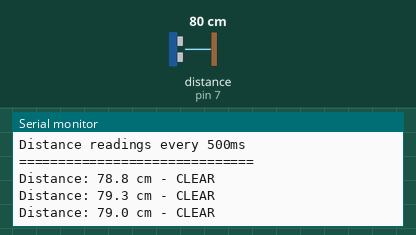
Recording of a sketch running on a simulated Arduino Uno, built with avr-gcc and run on an emulated ATmega328P. Shown: the last lines printed to the serial monitor. Wiring (inferred from the names in the program): ultrasonic range finder: trigger pin 6; echo pin 7. Inputs (shaded band) come from the test bench; at power-on: distance to the obstacle (sensor on pin 7) 80 cm. The echo pulse lasts 58.3 µs per cm.

Above: at 1.3 s.
1.4 s: distance to the obstacle (sensor on pin 7) set to 56 cm
At 1.9 s:
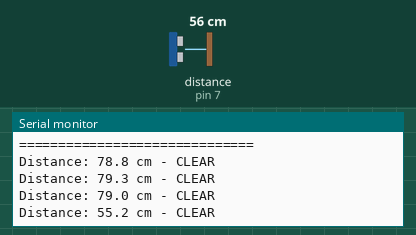
2.9 s: distance to the obstacle (sensor on pin 7) set to 48 cm
At 3.5 s:
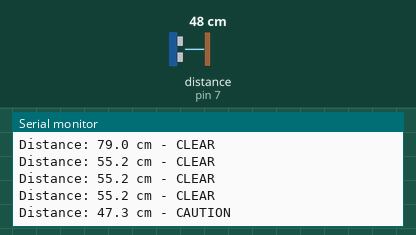
5.0 s: distance to the obstacle (sensor on pin 7) set to 23 cm
At 5.5 s:
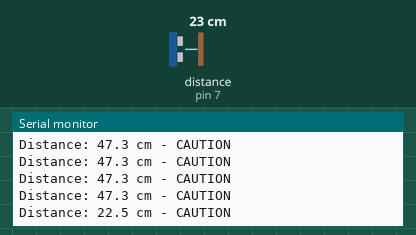
6.5 s: distance to the obstacle (sensor on pin 7) set to 18 cm
At 7.0 s:
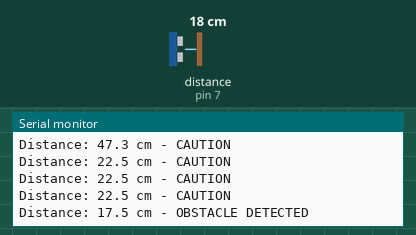
8.5 s: distance to the obstacle (sensor on pin 7) set to 7 cm
At 9.0 s:
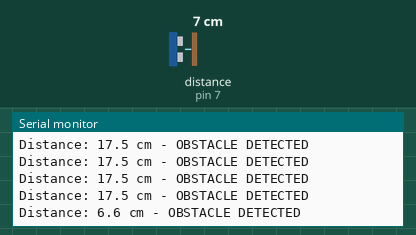
10.0 s: distance to the obstacle (sensor on pin 7) set to 4 cm
At 10.5 s:
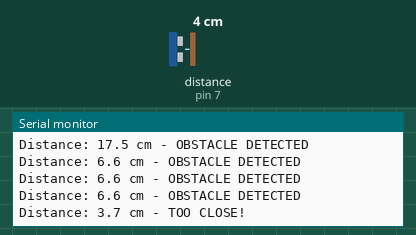
Timing chart, 0 to 13.0 s (numbered marks = the images above; inputs shaded):
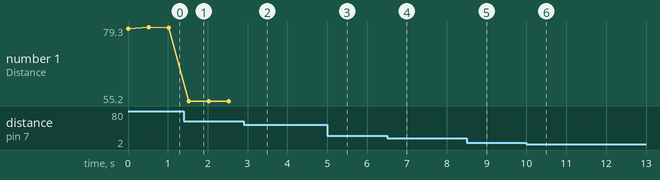

The sketch:

UltrasonicTest.ino
```cpp
// ทดสอบ Ultrasonic Sensor HC-SR04 สำหรับ Arduino UNO R4
// เชื่อมต่อ: VCC->5V, GND->GND, Trig->Pin 6, Echo->Pin 7

#define TRIG_PIN 6
#define ECHO_PIN 7

void setup() {
  Serial.begin(115200);
  pinMode(TRIG_PIN, OUTPUT);
  pinMode(ECHO_PIN, INPUT);

  Serial.println("=== Ultrasonic Sensor Test ===");
  Serial.println("Trig: Pin 6, Echo: Pin 7");
  Serial.println("Distance readings every 500ms");
  Serial.println("==============================");
}

float getDistance() {
  // ส่งสัญญาณ Trigger
  digitalWrite(TRIG_PIN, LOW);
  delayMicroseconds(2);
  digitalWrite(TRIG_PIN, HIGH);
  delayMicroseconds(10);
  digitalWrite(TRIG_PIN, LOW);

  // อ่านค่าจาก Echo pin
  long duration = pulseIn(ECHO_PIN, HIGH);

  // คำนวณระยะทาง (เสียงเดินทาง 2 เท่า)
  float distance = duration * 0.034 / 2;

  return distance;
}

void loop() {
  float distance = getDistance();

  Serial.print("Distance: ");
  Serial.print(distance, 1);
  Serial.print(" cm");

  // แสดงสถานะ
  if (distance < 5) {
    Serial.println(" - TOO CLOSE!");
  } else if (distance < 20) {
    Serial.println(" - OBSTACLE DETECTED");
  } else if (distance < 50) {
    Serial.println(" - CAUTION");
  } else if (distance > 400) {
    Serial.println(" - OUT OF RANGE");
  } else {
    Serial.println(" - CLEAR");
  }

  delay(500);
}
```

Measured:
- the behaviour switches between 51 and 50 cm on distance to the obstacle (sensor on pin 7) (found by bisection; images 1 and 2)
- the behaviour switches between 21 and 20 cm on distance to the obstacle (sensor on pin 7) (found by bisection; images 3 and 4)
- the behaviour switches between 6 and 5 cm on distance to the obstacle (sensor on pin 7) (found by bisection; images 5 and 6)
- after the input at 1.4 s, the serial monitor: prints a new line after 0.13 s (image 1)
- after the input at 2.9 s, the serial monitor: prints a new line after 0.14 s (image 2)
- after the input at 5.0 s, the serial monitor: prints a new line after 0.05 s (image 3)
- after the input at 6.5 s, the serial monitor: prints a new line after 0.06 s (image 4)
- after the input at 8.5 s, the serial monitor: prints a new line after 0.07 s (image 5)
- after the input at 10.0 s, the serial monitor: prints a new line after 0.07 s (image 6)
